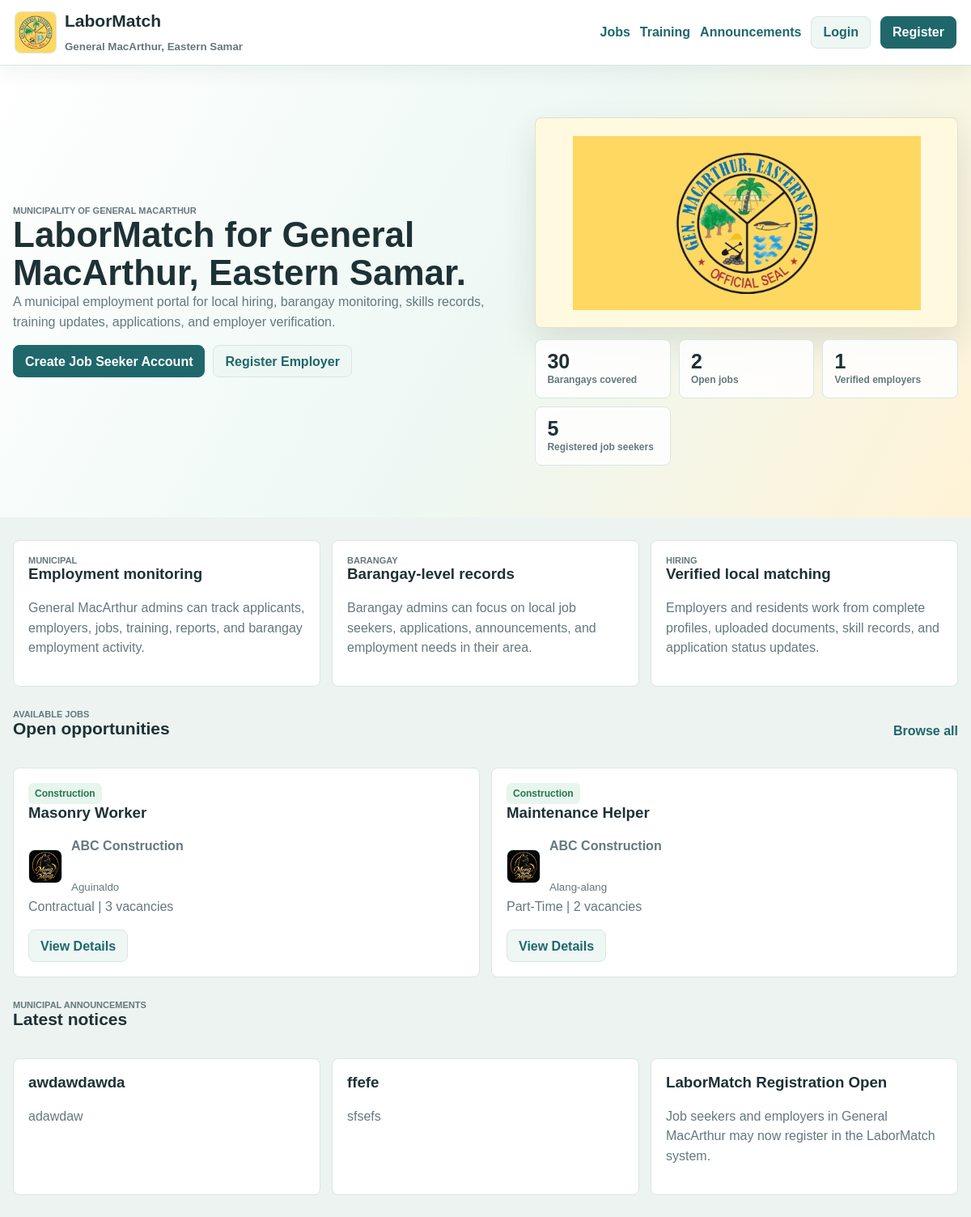
The page / on the database its author committed.
### tables this page shows
CREATE TABLE `jobs` (
  `id` int(11) NOT NULL,
  `employer_id` int(11) NOT NULL,
  `barangay_id` int(11) DEFAULT NULL,
  `title` varchar(180) NOT NULL,
  `description` text NOT NULL,
  `category` varchar(120) NOT NULL,
  `required_skills` text DEFAULT NULL,
  `education_requirement` varchar(140) DEFAULT NULL,
  `experience_years` int(11) NOT NULL DEFAULT 0,
  `salary_min` decimal(10,2) DEFAULT NULL,
  `salary_max` decimal(10,2) DEFAULT NULL,
  `employment_type` enum('Full-Time','Part-Time','Contractual','Temporary','Internship','Work From Home') NOT NULL,
  `vacancies` int(11) NOT NULL DEFAULT 1,
  `location` varchar(180) DEFAULT NULL,
  `contact_info` varchar(180) DEFAULT NULL,
  `deadline` date DEFAULT NULL,
  `status` enum('draft','pending','approved','active','rejected','closed','archived','expired') NOT NULL DEFAULT 'draft',
  `rejection_reason` varchar(255) DEFAULT NULL,
  `created_at` datetime NOT NULL DEFAULT current_timestamp(),
  `updated_at` datetime DEFAULT NULL
);

CREATE TABLE `employers` (
  `id` int(11) NOT NULL,
  `user_id` int(11) NOT NULL,
  `business_name` varchar(180) NOT NULL,
  `business_address` varchar(255) DEFAULT NULL,
  `business_type` varchar(120) DEFAULT NULL,
  `industry` varchar(120) DEFAULT NULL,
  `contact_person` varchar(140) DEFAULT NULL,
  `company_description` text DEFAULT NULL,
  `logo_path` varchar(255) DEFAULT NULL,
  `business_permit_path` varchar(255) DEFAULT NULL,
  `supporting_document_path` varchar(255) DEFAULT NULL,
  `verification_status` enum('pending','verified','rejected') NOT NULL DEFAULT 'pending',
  `created_at` datetime NOT NULL DEFAULT current_timestamp(),
  `updated_at` datetime DEFAULT NULL
);

CREATE TABLE `barangays` (
  `id` int(11) NOT NULL,
  `name` varchar(120) NOT NULL,
  `municipality` varchar(120) NOT NULL DEFAULT 'General MacArthur',
  `province` varchar(120) NOT NULL DEFAULT 'Eastern Samar',
  `created_at` datetime NOT NULL DEFAULT current_timestamp()
);

CREATE TABLE `announcements` (
  `id` int(11) NOT NULL,
  `created_by` int(11) DEFAULT NULL,
  `title` varchar(180) NOT NULL,
  `message` text NOT NULL,
  `audience` enum('public','all','employer','jobseeker','admin') NOT NULL DEFAULT 'public',
  `created_at` datetime NOT NULL DEFAULT current_timestamp()
);

### config/app.php (called while the page is built, shortened)
<?php
function app_base_url(): string
{
    $script = str_replace('\\', '/', dirname($_SERVER['SCRIPT_NAME'] ?? ''));
    $script = preg_replace('#/(admin|auth|employer|jobseeker|public|database)$#', '', $script);
    return rtrim($script ?: '', '/');
}
function url(string $path = ''): string
{
    $base = app_base_url();
    return $base . '/' . ltrim($path, '/');
}

### config/database.php (called while the page is built, shortened)
<?php
require_once __DIR__ . '/app.php';
function db(): PDO
{
    static $pdo = null;
    if ($pdo instanceof PDO) {
        return $pdo;
    }
    $dsn = 'mysql:host=' . DB_HOST . ';dbname=' . DB_NAME . ';charset=utf8mb4';
    $pdo = new PDO($dsn, DB_USER, DB_PASS, [
        PDO::ATTR_ERRMODE => PDO::ERRMODE_EXCEPTION,
        PDO::ATTR_DEFAULT_FETCH_MODE => PDO::FETCH_ASSOC,
    ]);
    return $pdo;
}

### index.php (the view, shortened to what this page needs)
<?php
$jobs = fetch_all("SELECT j.*, e.business_name, e.logo_path, b.name AS barangay_name FROM jobs j JOIN employers e ON e.id = j.employer_id LEFT JOIN barangays b ON b.id = j.barangay_id WHERE j.status IN ('approved','active') ORDER BY j.created_at DESC LIMIT 6");
$announcements = fetch_all("SELECT * FROM announcements WHERE audience IN ('public','all') ORDER BY created_at DESC LIMIT 3");
$stats = [
    'jobs' => (int) fetch_one("SELECT COUNT(*) total FROM jobs WHERE status IN ('approved','active')")['total'],
    'seekers' => (int) fetch_one("SELECT COUNT(*) total FROM users WHERE role = 'jobseeker' AND status <> 'suspended'")['total'],
    'employers' => (int) fetch_one("SELECT COUNT(*) total FROM employers WHERE verification_status = 'verified'")['total'],
    'barangays' => (int) fetch_one('SELECT COUNT(*) total FROM barangays')['total'],
];
?>
<!doctype html>
<html lang="en">
<head>
  <link rel="stylesheet" href="<?= url('assets/css/app.css?v=20260820d') ?>">
</head>
<body class="public-page">
  <header class="public-header">
    <a class="brand public-brand" href="<?= url('index.php') ?>"><img class="brand-logo" src="<?= url(APP_LOGO_PATH) ?>" alt="<?= APP_MUNICIPALITY ?> official seal"><strong>LaborMatch</strong><small><?= APP_MUNICIPALITY ?>, <?= APP_PROVINCE ?></small></a>
    <nav>
      <a href="<?= url('public/jobs.php') ?>">Jobs</a>
      <a href="<?= url('public/training.php') ?>">Training</a>
      <a href="<?= url('public/announcements.php') ?>">Announcements</a>
      <a class="button secondary" href="<?= url('auth/login.php') ?>">Login</a>
      <a class="button" href="<?= url('auth/register.php') ?>">Register</a>
    </nav>
  </header>
  <section class="hero">
    <div class="hero-inner">
      <div>
        <span class="eyebrow">Municipality of General MacArthur</span>
        <h1>LaborMatch for General MacArthur, Eastern Samar.</h1>
        <p>A municipal employment portal for local hiring, barangay monitoring, skills records, training updates, applications, and employer verification.</p>
        <div class="actions">
          <a class="button" href="<?= url('auth/register.php?role=jobseeker') ?>">Create Job Seeker Account</a>
          <a class="button secondary" href="<?= url('auth/register.php?role=employer') ?>">Register Employer</a>
        </div>
      </div>
      <div class="hero-visual">
        <div class="hero-logo-panel">
          <img src="<?= url(APP_LOGO_PATH) ?>" alt="<?= APP_MUNICIPALITY ?> official seal">
        </div>
        <div class="guest-stats">
          <div class="guest-stat"><strong><?= $stats['barangays'] ?></strong><span>Barangays covered</span></div>
          <div class="guest-stat"><strong><?= $stats['jobs'] ?></strong><span>Open jobs</span></div>
          <div class="guest-stat"><strong><?= $stats['employers'] ?></strong><span>Verified employers</span></div>
          <div class="guest-stat"><strong><?= $stats['seekers'] ?></strong><span>Registered job seekers</span></div>
        </div>
      </div>
    </div>
  </section>
  <main class="public-main">
    <section class="feature-band">
      <article class="card">
        <span class="eyebrow">Municipal</span>
        <h3>Employment monitoring</h3>
        <p>General MacArthur admins can track applicants, employers, jobs, training, reports, and barangay employment activity.</p>
      </article>
      <article class="card">
        <span class="eyebrow">Barangay</span>
        <h3>Barangay-level records</h3>
        <p>Barangay admins can focus on local job seekers, applications, announcements, and employment needs in their area.</p>
      </article>
      <article class="card">
        <span class="eyebrow">Hiring</span>
        <h3>Verified local matching</h3>
        <p>Employers and residents work from complete profiles, uploaded documents, skill records, and application status updates.</p>
      </article>
    </section>
    <section class="section-header">
      <div>
        <span class="eyebrow">Available Jobs</span>
        <h2>Open opportunities</h2>
      </div>
      <a href="<?= url('public/jobs.php') ?>">Browse all</a>
    </section>
    <div class="card-grid guest-section">
      <?php foreach ($jobs as $job): ?>
        <article class="card">
          <span class="badge success"><?= e($job['category']) ?></span>
          <h3><?= e($job['title']) ?></h3>
          <div class="identity">
            <?= avatar($job['logo_path'] ?? null, $job['business_name'], 'avatar logo-avatar') ?>
            <p><strong><?= e($job['business_name']) ?></strong><br><small><?= e($job['barangay_name'] ?? 'General MacArthur') ?></small></p>
          </div>
          <p><?= e($job['employment_type']) ?> | <?= e($job['vacancies']) ?> vacancies</p>
          <a class="button secondary" href="<?= url('public/jobs.php') ?>">View Details</a>
        </article>
      <?php endforeach; ?>
    </div>
    <section class="section-header">
      <div>
        <span class="eyebrow">Municipal Announcements</span>
        <h2>Latest notices</h2>
      </div>
    </section>
    <div class="card-grid">
      <?php foreach ($announcements as $item): ?>
        <article class="card">
          <h3><?= e($item['title']) ?></h3>
          <p><?= e($item['message']) ?></p>
        </article>
      <?php endforeach; ?>
    </div>
  </main>
</body>
</html>

### includes/functions.php (shortened to what this page needs)
<?php
require_once __DIR__ . '/../config/database.php';
function e(?string $value): string
{
    return htmlspecialchars((string) $value, ENT_QUOTES, 'UTF-8');
}
function avatar(?string $path, ?string $name, string $class = 'avatar'): string
{
    $safeClass = preg_replace('/[^a-zA-Z0-9_\-\s]/', '', $class) ?: 'avatar';
    $displayName = trim((string) $name) ?: 'Account';
    if ($path) {
        return '<span class="' . e($safeClass) . '"><img src="' . url($path) . '" alt="' . e($displayName) . ' profile image"></span>';
    }
    return '<span class="' . e($safeClass) . ' avatar-fallback" aria-hidden="true">' . e(initials($displayName)) . '</span>';
}
function fetch_one(string $sql, array $params = []): ?array
{
    $stmt = db()->prepare($sql);
    $stmt->execute($params);
    $row = $stmt->fetch(PDO::FETCH_ASSOC);
    return $row ?: null;
}
function fetch_all(string $sql, array $params = []): array
{
    $stmt = db()->prepare($sql);
    $stmt->execute($params);
    return $stmt->fetchAll(PDO::FETCH_ASSOC);
}

### rows shown on the page
jobs: category "Construction", title "Masonry Worker", employer.logo_path (picture), employer.business_name "ABC Construction", barangay.name "Aguinaldo", employment_type "Contractual", vacancies "3"
jobs: category "Construction", title "Maintenance Helper", employer.logo_path (picture), employer.business_name "ABC Construction", barangay.name "Alang-alang", employment_type "Part-Time", vacancies "2"
announcements: title "awdawdawda", message "adawdaw"
announcements: title "ffefe", message "sfsefs"
announcements: title "LaborMatch Registration Open", message "Job seekers and employers in General MacArthur may now register in the LaborMatch system."

### other values the page prints
APP_MUNICIPALITY "General MacArthur"
APP_PROVINCE "Eastern Samar"
$stats['barangays'] "30"
$stats['jobs'] "2"
$stats['employers'] "1"
$stats['seekers'] "5"
